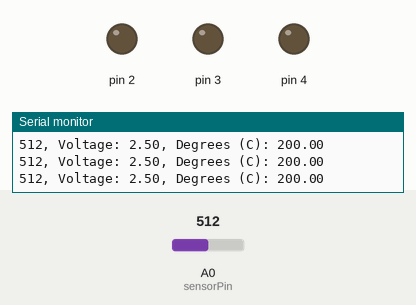
This sketch was run on a simulated Arduino Uno, built with avr-gcc and run on an emulated ATmega328P. Parts: output pins drawn as LEDs (lit = HIGH), the last lines printed to the serial monitor. The inputs (shaded band) are chosen by the test bench; at power-on: A0 (sensorPin) = 512.

Above: at 1.2 s.
1.3 s: A0 (sensorPin) set to 517
At 2.3 s:
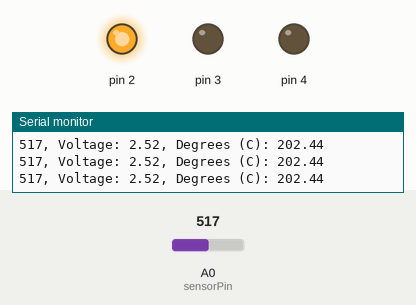
2.8 s: A0 (sensorPin) set to 1023
At 3.3 s:
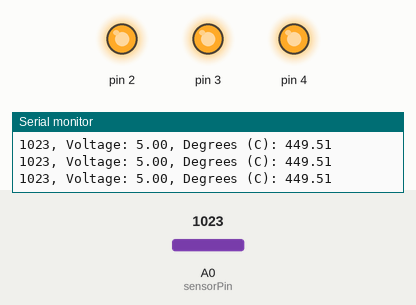
4.3 s: A0 (sensorPin) set to 122
At 4.9 s:
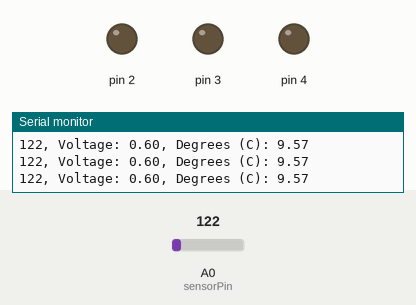
Timing chart, 0 to 7.3 s (numbered marks = the images above; inputs shaded):
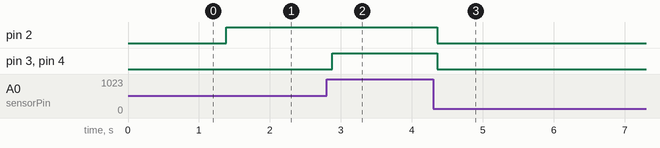

Measured:
- the behaviour switches between 516 and 517 on A0 (sensorPin) (found by bisection; images 0 and 1)
- after the input at 1.3 s, pin 2: LOW → HIGH after 0.08 s
- after the input at 2.8 s, pin 3, pin 4: LOW → HIGH after 0.08 s
- after the input at 4.3 s, pin 2–4: HIGH → LOW after 0.06 s

The sketch:

project-3-sketch.ino
```cpp
const int sensorPin = A0;  // Create sensorPin constant
float baseTemp = 20.0;     // Create baseTemp variable

void setup() {
  Serial.begin(9600);                                 // Open a serial port for logging
  int firstRead = analogRead(sensorPin);              // Check initial sensor value
  float firstReadVolts = (firstRead / 1024.0) * 5.0;  // Get initial voltage from initial value
  baseTemp = (firstReadVolts - .5) * 100;             // Set the baseTemp to the current room temperature

  for (int pin = 2; pin < 5; pin++) {                 // Set pins 2 - 4 to OUTPUT with a value of LOW (off)
    pinMode(pin, OUTPUT);
    digitalWrite(pin, LOW);
  };
}

void loop() {
  int sensorVal = analogRead(sensorPin);        // Check value of sensor
  Serial.print(sensorVal);                      // Print sensor value
  float voltage =  (sensorVal / 1024.0) * 5.0;  // Get sensor voltage
  Serial.print(", Voltage: ");                  // Print sensor voltage
  Serial.print(voltage);
  float temperature = (voltage - .5) * 100;     // Get temperature from voltage
  Serial.print(", Degrees (C): ");
  Serial.println(temperature);                  // Print temperature


  if(temperature >= baseTemp + 2.0) {           // If temperature is more than 2 degrees above base line
    digitalWrite(2, HIGH);                      // Turn on first light
  } else {                                      // Else
    digitalWrite(2, LOW);                       // Turn off first light
  };

  if (temperature >= baseTemp + 4.0) {          // If temperature is more than 4 degrees above base line
    digitalWrite(3, HIGH);                      // Turn on second light
  } else {                                      // Else
    digitalWrite(3, LOW);                       // Turn off second light
  };

  if (temperature >= baseTemp + 6.0) {          // If temperature is more than 6 degrees above base line
    digitalWrite(4, HIGH);                      // Turn on third light
  } else {                                      // Else
    digitalWrite(4, LOW);                       // Turn off third light
  };

  delay(1);
}
```
